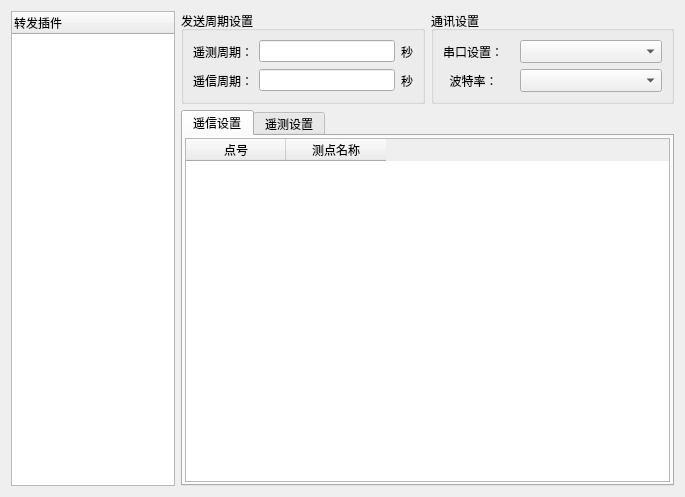
<?xml version="1.0" encoding="UTF-8"?>
<ui version="4.0">
 <class>pointSelDlg</class>
 <widget class="QDialog" name="pointSelDlg">
  <property name="geometry">
   <rect>
    <x>0</x>
    <y>0</y>
    <width>685</width>
    <height>497</height>
   </rect>
  </property>
  <property name="windowTitle">
   <string>Dialog</string>
  </property>
  <layout class="QHBoxLayout" name="horizontalLayout_6" stretch="1,3">
   <item>
    <widget class="QTreeWidget" name="treeWidget">
     <column>
      <property name="text">
       <string>转发插件</string>
      </property>
     </column>
    </widget>
   </item>
   <item>
    <layout class="QVBoxLayout" name="verticalLayout_5">
     <item>
      <layout class="QHBoxLayout" name="horizontalLayout_5">
       <item>
        <widget class="QGroupBox" name="groupBox">
         <property name="title">
          <string>发送周期设置</string>
         </property>
         <layout class="QVBoxLayout" name="verticalLayout">
          <item>
           <layout class="QHBoxLayout" name="horizontalLayout">
            <item>
             <widget class="QLabel" name="label">
              <property name="text">
               <string>遥测周期：</string>
              </property>
             </widget>
            </item>
            <item>
             <widget class="QLineEdit" name="ycCycleEdit"/>
            </item>
            <item>
             <widget class="QLabel" name="label_3">
              <property name="text">
               <string>秒</string>
              </property>
             </widget>
            </item>
           </layout>
          </item>
          <item>
           <layout class="QHBoxLayout" name="horizontalLayout_2">
            <item>
             <widget class="QLabel" name="label_2">
              <property name="text">
               <string>遥信周期：</string>
              </property>
             </widget>
            </item>
            <item>
             <widget class="QLineEdit" name="yxCycleEdit"/>
            </item>
            <item>
             <widget class="QLabel" name="label_4">
              <property name="text">
               <string>秒</string>
              </property>
             </widget>
            </item>
           </layout>
          </item>
         </layout>
        </widget>
       </item>
       <item>
        <widget class="QGroupBox" name="groupBox_2">
         <property name="title">
          <string>通讯设置</string>
         </property>
         <layout class="QVBoxLayout" name="verticalLayout_2">
          <item>
           <layout class="QHBoxLayout" name="horizontalLayout_3" stretch="1,2">
            <item>
             <widget class="QLabel" name="label_5">
              <property name="text">
               <string>串口设置：</string>
              </property>
             </widget>
            </item>
            <item>
             <widget class="QComboBox" name="serialPortComboBox">
              <property name="minimumSize">
               <size>
                <width>0</width>
                <height>23</height>
               </size>
              </property>
             </widget>
            </item>
           </layout>
          </item>
          <item>
           <layout class="QHBoxLayout" name="horizontalLayout_4" stretch="1,2">
            <item>
             <widget class="QLabel" name="label_6">
              <property name="text">
               <string>  波特率：</string>
              </property>
             </widget>
            </item>
            <item>
             <widget class="QComboBox" name="baudComboBox">
              <property name="minimumSize">
               <size>
                <width>0</width>
                <height>23</height>
               </size>
              </property>
             </widget>
            </item>
           </layout>
          </item>
         </layout>
        </widget>
       </item>
      </layout>
     </item>
     <item>
      <widget class="QTabWidget" name="transTabWidget">
       <property name="currentIndex">
        <number>0</number>
       </property>
       <widget class="QWidget" name="tab">
        <attribute name="title">
         <string>遥信设置</string>
        </attribute>
        <layout class="QVBoxLayout" name="verticalLayout_3">
         <property name="spacing">
          <number>2</number>
         </property>
         <property name="leftMargin">
          <number>2</number>
         </property>
         <property name="topMargin">
          <number>2</number>
         </property>
         <property name="rightMargin">
          <number>2</number>
         </property>
         <property name="bottomMargin">
          <number>2</number>
         </property>
         <item>
          <widget class="QTableWidget" name="yxTableWidget">
           <column>
            <property name="text">
             <string>点号</string>
            </property>
           </column>
           <column>
            <property name="text">
             <string>测点名称</string>
            </property>
           </column>
          </widget>
         </item>
        </layout>
       </widget>
       <widget class="QWidget" name="tab_2">
        <attribute name="title">
         <string>遥测设置</string>
        </attribute>
        <layout class="QVBoxLayout" name="verticalLayout_4">
         <property name="leftMargin">
          <number>2</number>
         </property>
         <property name="topMargin">
          <number>2</number>
         </property>
         <property name="rightMargin">
          <number>2</number>
         </property>
         <property name="bottomMargin">
          <number>2</number>
         </property>
         <item>
          <widget class="QTableWidget" name="ycTableWidget">
           <column>
            <property name="text">
             <string>点号</string>
            </property>
           </column>
           <column>
            <property name="text">
             <string>测点名称</string>
            </property>
           </column>
          </widget>
         </item>
        </layout>
       </widget>
      </widget>
     </item>
    </layout>
   </item>
  </layout>
 </widget>
 <resources/>
 <connections/>
</ui>
